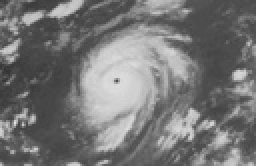
%> input picture IMPT_MAIN_CODES/new_template.jpg, 128 x 83 px, shrunk from 300 x 195 before the run (shown 2 times larger)
$ octave Run_MLT.m   (GNU Octave 9; MATLAB toolbox functions it lacks are replaced by stand-ins)
%> lines starting %> are read from the running program, lines starting %| are printed output that depends on the picture
### IMPT_MAIN_CODES/FiveThresholds.m
function [x0, y0, z0, a0, b0]=FiveThresholds(c, imSelect)
 [M N] = size(c);


 c2 = double((1+sqrt(5))/2);
 c1 = c2-1;%acceleration constant
 r1 = rand(1);
 r2 = rand(1);
 inertia = 1; % inertial weight
 Swarmsize = 20;  % swarm size
 index = 1;
 iterations = 0;
 k = 2; %index for gBestDifference array

 for i = 1:5
     for j= 5:8
         X(index,1) = round(255*rand(1));  %initialize x positions(here, coordinates) with random values
         X(index,2) =round( 255*rand(1));  %initialize y positions(here, coordinates) with random values
         X(index,3) =round( 255*rand(1));
         X(index,4) = round(255*rand(1));
         X(index,5) = round(255*rand(1));% third dimension
         index = index+1;
     end
 end
 sort(X);

 pBest(Swarmsize,5) = 0;
 pBest(:,1)=0;% initializations
 pBest(:,2) = 0;
 pBest(:,3) = 0;
 pBest(:,4) = 0;
 pBest(:,5) = 0;
 vel(Swarmsize,5) = 0;
 vel(:,1) = 0;
 vel(:,2) = 0;
 vel(:,3) = 0;
 vel(:,4) = 0;
 vel(:,5) = 0;
 BestFuncVal(Swarmsize,1) = 0;
 BestFuncVal(:,1) =0;
 funcVal=0;
 pp = double(imhist(c)); % used later for finding index of max pp
 p =double( imhist(c)./(M*N));
 p = p';
 maxIterations = 100;
 while iterations<maxIterations

     for i=1:Swarmsize
             %------------------------------------
             if vel(i,1) < -15
                 vel(i,1) = -15;
             end
              if vel(i,1)> 15
                 vel(i,1) = 15;
              end
             %------------------------------------
             if vel(i,2) < -15
                 vel(i,2) = -15;
             end
             if vel(i,2)> 15
                 vel(i,2) = 15;
             end
             %-----------------------------------
              if vel(i,3) < -15
                 vel(i,3) = -15;
             end
              if vel(i,3)> 15
                 vel(i,3) = 15;
              end
             %---------------------------------
              if vel(i,4) < -15
                 vel(i,4) = -15;
             end
              if vel(i,4)> 15
                 vel(i,4) = 15;
             end
             %------------------------------------
             if vel(i,5) < -15
                 vel(i,5) = -15;
             end
              if vel(i,5)> 15
                 vel(i,5) = 15;
              end
            %---------------------------------
         X(i,1) = X(i,1)+vel(i,1);
         if X(i,1) < min(min(c));
             X(i,1) = min(min(c));
         end
          if  X(i,1) > max(max(c));
              X(i,1) = max(max(c));
          end                                            %update x in accordance with formula X(t+1) = X(t) + V(t+1). Here V(t+1) is initialized vel vector in the 1st iter
         %---------------------------------------

         X(i,2) = X(i,2)+vel(i,2); %update y in accordance with formula X(t+1) = X(t) + V(t+1). Here V(t+1) is initialized vel vector in the 1st iter
         if X(i,2) < min(min(c));
             X(i,2) = min(min(c));
         end
          if  X(i,2) > max(max(c));
              X(i,2) = max(max(c));
          end
          %--------------------------------------
         X(i,3) = X(i,3)+vel(i,3);
         if X(i,3) < min(min(c));
             X(i,3) = min(min(c));
         end
          if  X(i,3) > max(max(c));
              X(i,3) = max(max(c));
          end
         %-------------------------------------
          X(i,4) = X(i,4)+vel(i,4);
         if X(i,4) < min(min(c));
             X(i,4) = min(min(c));
         end
          if  X(i,4) > max(max(c));
              X(i,4) = max(max(c));
          end
          %--------------------------------
          X(i,5) = X(i,5)+vel(i,5);
         if X(i,5) < min(min(c));
             X(i,5) = min(min(c));
         end
          if  X(i,5) > max(max(c));
              X(i,5) = max(max(c));
          end
          %----------------------------
                 x0=round(X(i,1));
                 y0=round(X(i,2));
                z0 = round(X(i,3));
                a0 = round(X(i,4));
                b0 = round(X(i,5));

                % for Lena use the condition x0 == 25 y0 ==25 etc in line 138
             % for Hunter, Baboon,cameraman use the condition x0 ==0 y0 ==0 etc
             % for aiplane use the condition x0 ==16 y0 ==16 etc
       if isnan(funcVal) || x0 ==0 || y0==0|| z0==0 || a0 ==0|| b0==0
                     x0 = round(255*rand(1));
                     y0 = round(255*rand(1));
                     z0 = round(255*rand(1));
                     a0 = round(255*rand(1));
                     b0 = round(255*rand(1));
                      Values =[x0 y0 z0 a0 b0];
                      sortValues = sort(Values);
                    x0 = sortValues(1);
                    y0 = sortValues(2);
                    z0 = sortValues(3);
                    a0 = sortValues(4);
                    b0 = sortValues(5);
       end

         %------------------------------------

                  pA = sum(p(1:x0));
                  pAsum = (p(1:x0)./pA).^4;
                  pA1 = sum(pAsum);
                 SA = (1- pA1) / 3;
      %-------------------------------------------------------------------------
       %-----------------------------------------------------------------------
                 pB = sum(p((x0+1):y0));
                 pBsum = (p((x0+1):y0)./pB).^4;
                 pB1 = sum(pBsum);
                 SB = (1- pB1) / 3;
     %-------------------------------------------------------------
                pC= sum(p((y0+1):z0));
                pCsum = (p((y0+1):z0)./pC).^4;
                pC1 = sum(pCsum);
                SC= (1- pC1) / 3;
          %---------------------------------------------------------
                pD= sum(p((z0+1):a0));
                pDsum = (p((z0+1):a0)./pD).^4;
                pD1 = sum(pDsum);
                SD= (1- pD1) / 3;
              %--------------------------------------------------
                pE= sum(p((a0+1):b0));
                pEsum = (p((a0+1):b0)./pE).^4;
                pE1 = sum(pEsum);
                SE= (1- pE1) / 3;
                %----------------------------------------
                pF= sum(p((b0+1):256));
                pFsum = (p((b0+1):256)./pF).^4;
                pF1 = sum(pFsum);
                SF= (1- pF1) / 3;


         funcVal = double((SA+SB+SC+SD+SE+SF)+(-3*SA*SB*SC*SD*SE*SF));%determine function value at x=x0, y = y0; ie fitness function of the current particle
        if (funcVal>BestFuncVal(i,1) && (x0<y0) && (y0<z0)&& (z0<a0) && (a0<b0)); %&& x0~=25 && y0 ~=25 && z0 ~=25 && a0~=25&& b0 ~=25)      %if function value is less than the current best of (x,y) update pbestx, pbesty
             pBest(i,1) = x0;             % here it remembers its personal best encountered so far i.e memory is in pBest
             pBest(i,2) = y0;
             pBest(i,3) = z0;
             pBest(i,4) = a0;
             pBest(i,5) = b0;
             BestFuncVal(i,1) = funcVal;  % also update the best value(global best)encountered so far
         end
     end % when for i = 1:size ends here all particles would have their pBests stored in pBest array

     [temp,gbest] = max(BestFuncVal(:,1)); % obtain the best of all the pBests since you are minimizing here you say min(BestFuncVal) and note that the BestFuncVal
                                           % obtained by substituting pBest
    %so min(BestFuncVal) = min(function values obtained by subs pBests)

%    gBestDifference(k) = x0;
   Wmax = 0.4;
   Wmin = 0.1;

   inertia = Wmax - ((Wmax-Wmin)*iterations/maxIterations);

     for i = 1:Swarmsize    % use formulae defined in PSO algorithm to update x and y velocity components.
        vel(i,1) = inertia*vel(i,1) + c1*rand*(pBest(i,1)-X(i,1))+c2*rand*(pBest(gbest,1)-X(i,1)); % update x velocity component.
        vel(i,2) = inertia*vel(i,2) + c1*rand*(pBest(i,2)-X(i,2))+c2*rand*(pBest(gbest,2)-X(i,2)); % update y velocity component.
        vel(i,3) = inertia*vel(i,3) + c1*rand*(pBest(i,3)-X(i,3))+c2*rand*(pBest(gbest,3)-X(i,3));
         vel(i,4) = inertia*vel(i,4) + c1*rand*(pBest(i,4)-X(i,4))+c2*rand*(pBest(gbest,4)-X(i,4));
         vel(i,5) = inertia*vel(i,5) + c1*rand*(pBest(i,5)-X(i,5))+c2*rand*(pBest(gbest,5)-X(i,5));
     end


%      k=k+1;
     iterations = iterations+1; % increment iterations


 end


### IMPT_MAIN_CODES/Reconstruction5Thresh.m
function [c] = Reconstruction5Thresh(c,T1, T2, T3, T4, T5)

 [M N] = size(c);
 pp = double(imhist(c));
x0 = T1;
y0 = T2;
z0 = T3;
a0 = T4;
b0 = T5;
sumT1 = 0;
for i = 1:x0
    sumT1 = sumT1+(i*pp(i));
end

sumTotalT1 = sum(pp(1:x0));
ValueTillT1 = round(sumT1/sumTotalT1);

sumT2 = 0;
for i = x0+1:y0
    sumT2 = sumT2+(i*pp(i));
end
sumTotalT2 = sum(pp(x0+1:y0));
ValueTillT2 = round(sumT2/sumTotalT2);


sumT3 = 0;
for i = y0+1:z0
    sumT3= sumT3+(i*pp(i));
end

sumTotalT3 = sum(pp(y0+1:z0));
ValueTillT3 = round(sumT3/sumTotalT3);


sumT4 = 0;
for i = z0+1:a0
    sumT4 = sumT4+(i*pp(i));
end
sumTotalT4 = sum(pp(z0+1:a0));
ValueTillT4=round(sumT4/sumTotalT4);

sumT5 = 0;
for i = a0+1:b0
    sumT5= sumT5+(i*pp(i));
end
sumTotalT5 = sum(pp(a0+1:b0));
ValueTillT5=round(sumT5/sumTotalT5);


sumT6 = 0;
for i = b0+1:256
    sumT6 = sumT6+(i*pp(i));
end
sumTotalT6 = sum(pp(b0+1:256));
ValueTillEnd=round(sumT6/sumTotalT6);

 for i = 1:M
     for j = 1: N
         if c(i,j) < x0
             c(i,j) = ValueTillT1; % assign the value of gray level which occurs maximum number of times in interval 1:x0. Subtract 1 to get actual gray value
         else if  c(i,j) >= x0 && c(i,j) <y0
                 c(i,j) = ValueTillT2;
             else if c(i,j) >= y0 && c(i,j) <z0
                 c(i,j) = ValueTillT3;
                 else if c(i,j) >=z0 && c(i,j) <a0
                     c(i,j) = ValueTillT4;
                     else if c(i,j) >=a0 && c(i,j) <b0
                             c(i,j) = ValueTillT5;
                         else
                             c(i,j) = ValueTillEnd;
                         end
                     end
                 end
             end
         end
     end
 end


### IMPT_MAIN_CODES/Run_MLT.m
%function  Run_MLT(c)
clc;close all;clear all;
c = imread('new_template.jpg');
%> c is the input picture: size 83x128x3 uint8; min 51, max 226, mean 118.1
c = rgb2gray(c);
%> c: size 83x128 uint8
% Threshold selection
M = 5;
%--------------------------------------------

    if M==2
       [T1, T2] = TwoThresholds(c);
       [d] = Reconstruction2Thresh(c,T1,T2);
    end

    if M==3
        [T1, T2, T3] = ThreeThresholds(c);
        [d] = Reconstruction3Thresh(c, T1, T2, T3);
    end

    if M==4
        [T1, T2, T3, T4] = FourThresholds(c);
        [d] = Reconstruction4Thresh(c,T1,T2,T3,T4);
    end

    if M==5
        [T1, T2, T3, T4, T5] = FiveThresholds(c);
%> in FiveThresholds, `pp = double(imhist(c));`: pp = 256 values, max 315 at index 78, min 0 at index 1, mean 41.5
%> in FiveThresholds, `p =double( imhist(c)./(M*N));`: p = 256 values, max 0.0296 at index 78, min 0 at index 1, mean 0.00391
%> the loop in FiveThresholds, `while iterations<maxIterations` made 100 passes
%> (temp, gbest) on passes 1 to 12: (0, 1), (1.99, 17), (1.99, 17), (1.99, 17), (1.99, 17), (2, 12), (2, 12), (2, 12), (2, 12), (2, 5), (2, 5), (2, 5)
%> after the loop in FiveThresholds, `while iterations<maxIterations`: BestFuncVal = 20 values from 2 to 2; Values = [191 147 59 125 105]; X = 20 rows, first 8: [91 115 140 165 191; 91 115 140 165 191; 91 115 140 165 191; 91 115 140 165 191; 91 115 140 165 191; 91 115 140 165 191; 91 115 140 165 191; 91 115 140 165 191]; iterations = 100; pBest has the same summary as X; sortValues = [59 105 125 147 191]; vel = 20 rows, first 8: [-3.31e-35 -6.78e-33 9.56e-38 1.15e-33 -8.56e-33; -1.18e-34 6.58e-31 -1.86e-39 -5.67e-37 5.94e-35; 8.99e-31 4.05e-28 -7.79e-33 -6.65e-33 -3.17e-35; -5.67e-35 1.08e-33 4.53e-32 1.12e-29 8.25e-35; -2.36e-35 8.07e-40 -4.2e-32 1.3e-35 2.09e-35; 1.8e-36 9.72e-35 -2.11e-36 1.1e-32 -8.21e-32; -6.42e-42 1.31e-31 -8.92e-37 -3.71e-27 -3.09e-32; 1.25e-34 -3.23e-32 -4.31e-38 -4.87e-35 2.83e-34]
%> T1 = 91; T2 = 115; T3 = 140; T4 = 165; T5 = 191
        [d] = Reconstruction5Thresh(c,T1,T2,T3,T4,T5);
%> in Reconstruction5Thresh, `x0 = T1;`: x0 = 91
%> in Reconstruction5Thresh, `y0 = T2;`: y0 = 115
%> in Reconstruction5Thresh, `z0 = T3;`: z0 = 140
%> in Reconstruction5Thresh, `a0 = T4;`: a0 = 165
%> in Reconstruction5Thresh, `b0 = T5;`: b0 = 191
%> the loop in Reconstruction5Thresh, `for i = 1:x0` made 91 passes
%> sumT1 on passes 1 to 12: 0, 0, 0, 0, 0, 0, 0, 0, 0, 0, 0, 0
%> after the loop in Reconstruction5Thresh, `for i = 1:x0`: sumT1 = 337887
%> in Reconstruction5Thresh, `sumTotalT1 = sum(pp(1:x0));`: sumTotalT1 = 4305
%> in Reconstruction5Thresh, `ValueTillT1 = round(sumT1/sumTotalT1);`: ValueTillT1 = 78
%> the loop in Reconstruction5Thresh, `for i = x0+1:y0` made 24 passes
%> sumT2 on passes 1 to 12: 8464, 16927, 27173, 36863, 47807, 57313, 66231, 75240, 83640, 91316, 100394, 107913
%> in Reconstruction5Thresh, `sumTotalT2 = sum(pp(x0+1:y0));`: sumTotalT2 = 1958
%> in Reconstruction5Thresh, `ValueTillT2 = round(sumT2/sumTotalT2);`: ValueTillT2 = 103
%> the loop in Reconstruction5Thresh, `for i = y0+1:z0` made 25 passes
%> sumT3 on passes 1 to 12: 6380, 14453, 21297, 27961, 34921, 40003, 46835, 54215, 60663, 67788, 74844, 80559
%> in Reconstruction5Thresh, `sumTotalT3 = sum(pp(y0+1:z0));`: sumTotalT3 = 1238
%> in Reconstruction5Thresh, `ValueTillT3 = round(sumT3/sumTotalT3);`: ValueTillT3 = 127
%> the loop in Reconstruction5Thresh, `for i = z0+1:a0` made 25 passes
%> sumT4 on passes 1 to 12: 4653, 11753, 16901, 21221, 26586, 31842, 38604, 43636, 49596, 54996, 61942, 67110
%> in Reconstruction5Thresh, `sumTotalT4 = sum(pp(z0+1:a0));`: sumTotalT4 = 882
%> in Reconstruction5Thresh, `ValueTillT4=round(sumT4/sumTotalT4);`: ValueTillT4 = 153
%> the loop in Reconstruction5Thresh, `for i = a0+1:b0` made 26 passes
%> sumT5 on passes 1 to 12: 4150, 9327, 13863, 20116, 24536, 29153, 34141, 39677, 44723, 49623, 56311, 61621
%> in Reconstruction5Thresh, `sumTotalT5 = sum(pp(a0+1:b0));`: sumTotalT5 = 942
%> in Reconstruction5Thresh, `ValueTillT5=round(sumT5/sumTotalT5);`: ValueTillT5 = 180
%> the loop in Reconstruction5Thresh, `for i = b0+1:256` made 65 passes
%> sumT6 on passes 1 to 12: 11712, 21941, 32611, 44311, 55875, 64346, 73256, 85196, 93396, 105456, 116364, 125905
%> in Reconstruction5Thresh, `sumTotalT6 = sum(pp(b0+1:256));`: sumTotalT6 = 1299
%> in Reconstruction5Thresh, `ValueTillEnd=round(sumT6/sumTotalT6);`: ValueTillEnd = 204
    end

figure(1);imshow(c,[]);title('Original img');

figure(2);imhist(c);title('Histogram of original img');
%> after `title('Histogram of original img')`:
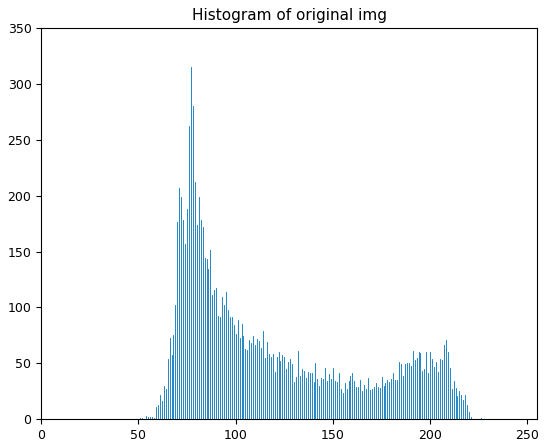
%> figure redrawn from the program's plot data; highest point at x = 77, y = 315
figure(3);surfc(double(c));title('Surface plot of original img');
figure(4);imshow(d,[]);title('Segmented img');
figure(5);imhist(d);title('Histogram of segmented img');
%> after `title('Histogram of segmented img')`:
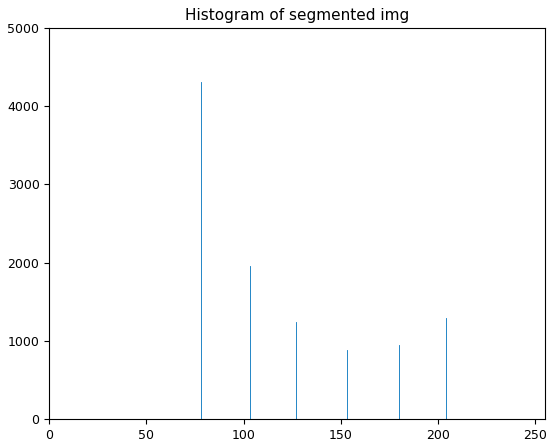
%> figure redrawn from the program's plot data; highest point at x = 78, y = 4305
figure(6);surfc(double(d));title('Surface plot of segmented img');
